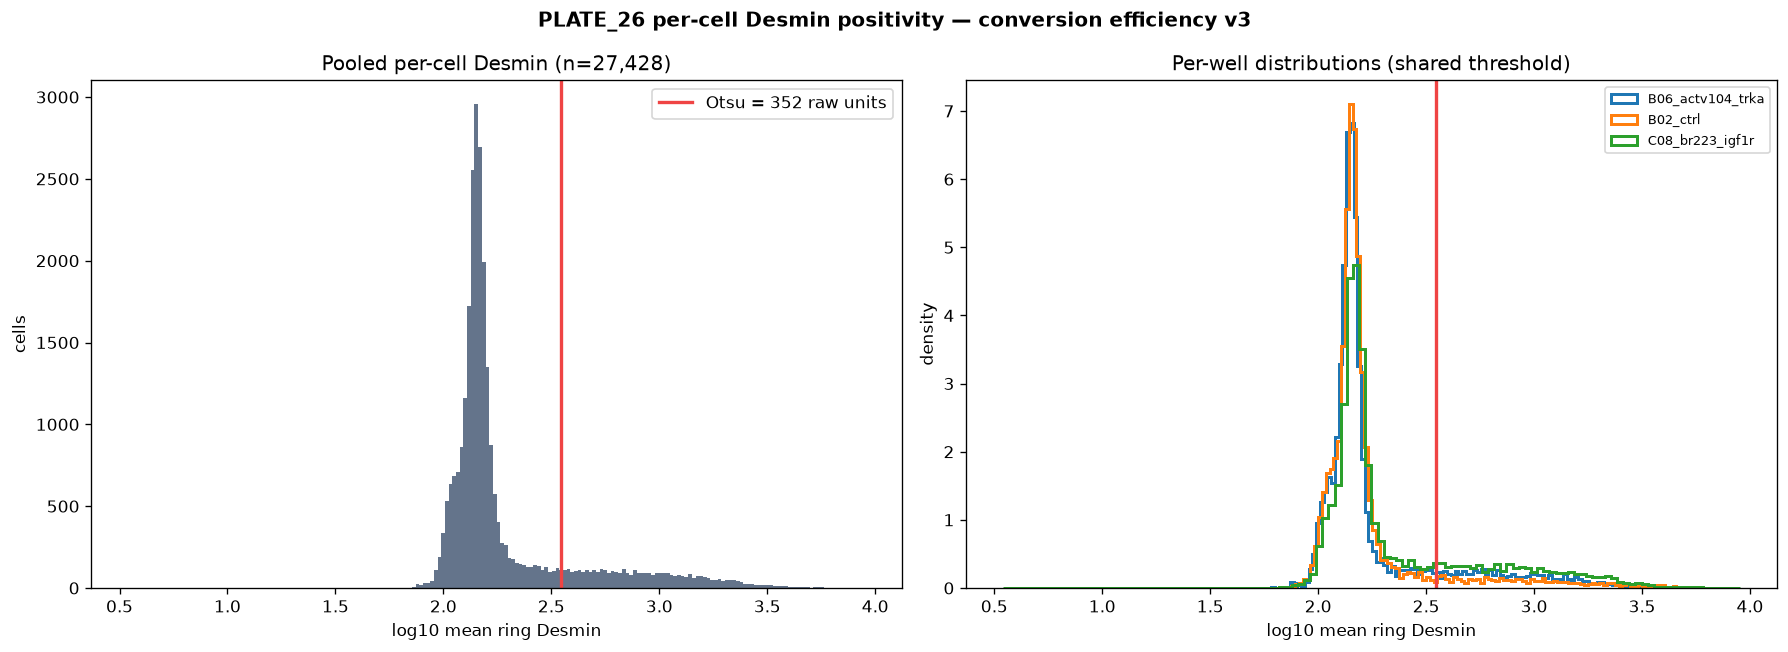

This chart was generated by the following Python code:
"""CONVERSION EFFICIENCY v3 -- per-CELL Desmin positivity (not pixel overlap).
PLATE_26. Identical code/parameters to New_Quantif_P23/percell_desmin.py; only the
nuclei directory differs (plate26_nuclei).

For every nucleus, take a CYTOPLASMIC RING around it (dilate the nucleus label,
subtract the nucleus) and record the mean background-subtracted Desmin there.
Desmin is cytoplasmic, so a converted cell has a bright ring. One SHARED threshold
(Otsu on the pooled distribution) splits positive from negative across all wells --
no per-image normalisation, no per-well tuning, no calibration to any expected value.

Run from Conversion_Efficiency/:
    cpenv/Scripts/python.exe New_Quantif_P26/percell_desmin.py [--ring-um 3]
"""
from __future__ import annotations
import os, sys, json, argparse
import numpy as np
from skimage.segmentation import expand_labels
from skimage.filters import threshold_otsu
import matplotlib
matplotlib.use("Agg")
import matplotlib.pyplot as plt

HERE = os.path.dirname(os.path.abspath(__file__))
sys.path.insert(0, os.path.dirname(HERE))
from real_fusion import UM, UM2  # noqa: E402

CACHE = os.path.join(HERE, "dbs_cache")
NUC_DIR = "plate26_nuclei"
AMIN, AMAX = 50.0, 500.0
CTRL = "23_B02_ctrl"


def ring_intensity(nuc, dbs, ring_px):
    """Mean bg-subtracted Desmin in a cytoplasmic ring around each nucleus."""
    grown = expand_labels(nuc, distance=ring_px)
    ring = (grown > 0) & (nuc == 0)                  # ring only, excludes nucleus
    lab = grown[ring].ravel()
    val = dbs[ring].ravel().astype(np.float64)
    n = int(nuc.max())
    cnt = np.bincount(lab, minlength=n + 1).astype(np.float64)
    tot = np.bincount(lab, weights=val, minlength=n + 1)
    with np.errstate(invalid="ignore", divide="ignore"):
        mean = np.where(cnt > 0, tot / np.maximum(cnt, 1), 0.0)
    return mean, cnt


def main():
    ap = argparse.ArgumentParser()
    ap.add_argument("--ring-um", type=float, default=3.0)
    a = ap.parse_args()
    ring_px = max(1, int(round(a.ring_um / UM)))
    print(f"cytoplasmic ring = {a.ring_um} um = {ring_px} px\n")

    wells = sorted(f.replace("_dbs.npy", "") for f in os.listdir(CACHE)
                   if f.endswith("_dbs.npy"))
    per_well = {}
    for w in wells:
        dbs = np.load(os.path.join(CACHE, f"{w}_dbs.npy")).astype(np.float32)
        nuc = np.load(os.path.join(NUC_DIR, f"{w}_masks.npy"))
        area_um2 = np.bincount(nuc.ravel(), minlength=int(nuc.max()) + 1) * UM2
        valid = (area_um2 >= AMIN) & (area_um2 <= AMAX)
        valid[0] = False
        mean, cnt = ring_intensity(nuc, dbs, ring_px)
        keep = valid[:mean.size] & (cnt > 0)
        per_well[w] = mean[keep]
        print(f"  {w:<24} {keep.sum():>6,} cells   "
              f"ring median={np.median(mean[keep]):8.1f}  "
              f"p90={np.percentile(mean[keep], 90):8.1f}")

    pooled = np.concatenate([per_well[w] for w in wells])
    logp = np.log10(np.maximum(pooled, 1.0))
    thr_log = float(threshold_otsu(logp))            # ONE shared threshold
    thr = float(10 ** thr_log)
    print(f"\npooled cells = {pooled.size:,}")
    print(f"shared Otsu threshold (log10) = {thr_log:.3f} -> {thr:.1f} raw units\n")

    hdr = f"{'well':<24}{'cells':>8}{'Desmin+':>9}{'conv eff':>10}{'fold':>7}"
    print(hdr); print("-" * len(hdr))
    res, effs = {}, {}
    for w in wells:
        v = per_well[w]
        npos = int((v > thr).sum())
        eff = 100 * npos / v.size
        effs[w] = eff
        res[w] = {"cells": int(v.size), "desmin_pos": npos,
                  "conversion_pct": round(eff, 2),
                  "ring_median": round(float(np.median(v)), 1)}
    for w in wells:
        fold = effs[w] / effs[CTRL]
        res[w]["fold_vs_ctrl"] = round(fold, 2)
        print(f"{w:<24}{res[w]['cells']:>8,}{res[w]['desmin_pos']:>9,}"
              f"{res[w]['conversion_pct']:>9.1f}%{fold:>6.2f}x")

    # ---- distribution figure: is the split bimodal?
    fig, ax = plt.subplots(1, 2, figsize=(15, 5.5))
    ax[0].hist(logp, bins=200, color="#64748b")
    ax[0].axvline(thr_log, color="#ef4444", lw=2,
                  label=f"Otsu = {thr:.0f} raw units")
    ax[0].set_xlabel("log10 mean ring Desmin"); ax[0].set_ylabel("cells")
    ax[0].set_title(f"Pooled per-cell Desmin (n={pooled.size:,})")
    ax[0].legend()
    for w in wells:
        v = np.log10(np.maximum(per_well[w], 1.0))
        ax[1].hist(v, bins=120, histtype="step", lw=1.8,
                   density=True, label=w.split("_", 1)[1])
    ax[1].axvline(thr_log, color="#ef4444", lw=2)
    ax[1].set_xlabel("log10 mean ring Desmin"); ax[1].set_ylabel("density")
    ax[1].set_title("Per-well distributions (shared threshold)")
    ax[1].legend(fontsize=8)
    fig.suptitle("PLATE_26 per-cell Desmin positivity — conversion efficiency v3",
                 fontweight="bold")
    fig.tight_layout()
    fig.savefig(os.path.join(HERE, "percell_desmin.png"), dpi=120,
                bbox_inches="tight", facecolor="white")

    with open(os.path.join(HERE, "percell_desmin.json"), "w") as fh:
        json.dump({"ring_um": a.ring_um, "ring_px": ring_px,
                   "otsu_threshold_raw": thr, "nucleus_area_um2": [AMIN, AMAX],
                   "per_well": res}, fh, indent=2)
    print("\n-> New_Quantif_P26/percell_desmin.png / .json")


if __name__ == "__main__":
    main()
